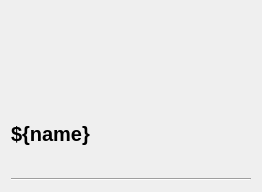
<?xml version="1.0" encoding="UTF-8"?>
<ui version="4.0">
 <class>Form</class>
 <widget class="QWidget" name="Form">
  <property name="geometry">
   <rect>
    <x>0</x>
    <y>0</y>
    <width>262</width>
    <height>192</height>
   </rect>
  </property>
  <property name="windowTitle">
   <string>Form</string>
  </property>
  <layout class="QVBoxLayout" name="verticalLayout">
   <item>
    <widget class="PyDMDrawingPolygon" name="square">
     <property name="toolTip">
      <string/>
     </property>
     <property name="rules" stdset="0">
      <string>[{&quot;channels&quot;: [{&quot;trigger&quot;: true, &quot;channel&quot;: &quot;SIOC:SYS0:ML07:AO010&quot;}], &quot;property&quot;: &quot;Visible&quot;, &quot;expression&quot;: &quot;ch[0]&quot;, &quot;name&quot;: &quot;New Rule&quot;, &quot;initial_value&quot;: &quot;True&quot;}]</string>
     </property>
     <property name="brush" stdset="0">
      <brush brushstyle="SolidPattern">
       <color alpha="255">
        <red>255</red>
        <green>255</green>
        <blue>255</blue>
       </color>
      </brush>
     </property>
     <property name="penStyle" stdset="0">
      <enum>Qt::SolidLine</enum>
     </property>
     <property name="penColor" stdset="0">
      <color>
       <red>255</red>
       <green>255</green>
       <blue>255</blue>
      </color>
     </property>
     <property name="penWidth" stdset="0">
      <double>5.000000000000000</double>
     </property>
     <property name="rotation" stdset="0">
      <double>45.000000000000000</double>
     </property>
     <property name="numberOfPoints" stdset="0">
      <number>4</number>
     </property>
    </widget>
   </item>
   <item>
    <widget class="PyDMLabel" name="squareText">
     <property name="sizePolicy">
      <sizepolicy hsizetype="Preferred" vsizetype="Preferred">
       <horstretch>0</horstretch>
       <verstretch>0</verstretch>
      </sizepolicy>
     </property>
     <property name="font">
      <font>
       <pointsize>15</pointsize>
       <weight>75</weight>
       <bold>true</bold>
      </font>
     </property>
     <property name="toolTip">
      <string/>
     </property>
     <property name="text">
      <string>${name}</string>
     </property>
    </widget>
   </item>
   <item>
    <widget class="Line" name="line">
     <property name="orientation">
      <enum>Qt::Horizontal</enum>
     </property>
    </widget>
   </item>
  </layout>
 </widget>
 <customwidgets>
  <customwidget>
   <class>PyDMLabel</class>
   <extends>QLabel</extends>
   <header>pydm.widgets.label</header>
  </customwidget>
  <customwidget>
   <class>PyDMDrawingPolygon</class>
   <extends>QWidget</extends>
   <header>pydm.widgets.drawing</header>
  </customwidget>
 </customwidgets>
 <resources/>
 <connections/>
</ui>
